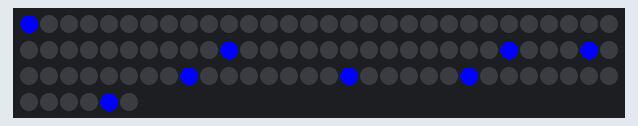
This sketch was run on a simulated Arduino Uno, built with avr-gcc and run on an emulated ATmega328P. On the bench: 96 RGB LEDs in strip order, left to right, continuing on the next row.

Above: at 0.09 s.
At 3.7 s:
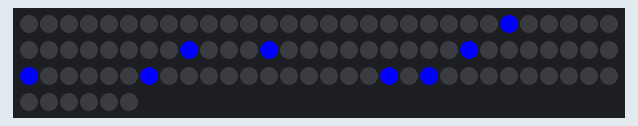
At 7.47 s:
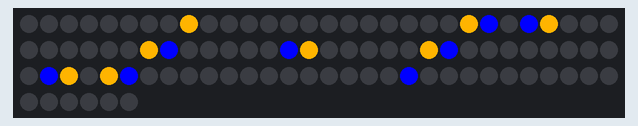
At 15.03 s:
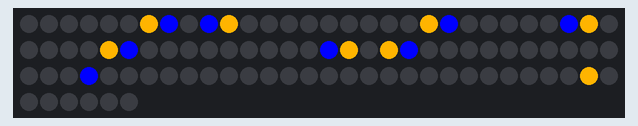
At 27.36 s:
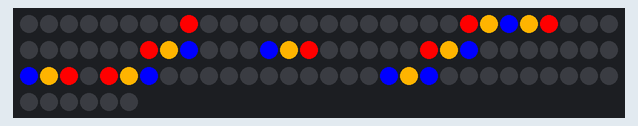
At 39.85 s:
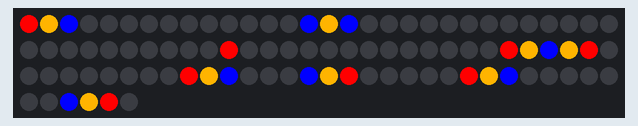

The sketch:

Spiral_sweep_BlueGoldRed.ino
```cpp
#include <FastLED.h>

#define DATA_PIN 10
#define NUM_STRIPS 12
#define LEDS_PER_STRIP 8
#define NUM_LEDS (NUM_STRIPS * LEDS_PER_STRIP)

CRGB leds[NUM_LEDS];

// ---------- Zig-Zag Mapping ----------
int getIndex(int angle, int radius) {

  if (angle % 2 == 0) {
    return angle * LEDS_PER_STRIP + radius;
  }
  else {
    return angle * LEDS_PER_STRIP + (LEDS_PER_STRIP - 1 - radius);
  }
}

uint8_t angle = 0;

unsigned long startTime;

void setup() {

  FastLED.addLeds<WS2812, DATA_PIN, GRB>(leds, NUM_LEDS);

  FastLED.clear();
  FastLED.show();

  startTime = millis();
}

void loop() {

  FastLED.clear();

  // ---------- BLUE HEAD ----------
  for(int i = 0; i < LEDS_PER_STRIP; i++) {

    int strip = angle - i;

    while(strip < 0)
      strip += NUM_STRIPS;

    strip %= NUM_STRIPS;

    leds[getIndex(strip, i)] = CRGB::Blue;
  }

  // ---------- GOLD TRAIL AFTER 5s ----------
  if(millis() - startTime > 5000) {

    for(int i = 0; i < LEDS_PER_STRIP; i++) {

      int strip = angle - i - 1;

      while(strip < 0)
        strip += NUM_STRIPS;

      strip %= NUM_STRIPS;

      leds[getIndex(strip, i)] = CRGB(255, 180, 0); // gold
    }
  }

  // ---------- RED TRAIL AFTER 15s ----------
  if(millis() - startTime > 15000) {

    for(int i = 0; i < LEDS_PER_STRIP; i++) {

      int strip = angle - i - 2;

      while(strip < 0)
        strip += NUM_STRIPS;

      strip %= NUM_STRIPS;

      leds[getIndex(strip, i)] = CRGB::Red;
    }
  }

  FastLED.show();

  delay(160);

  angle++;

  if(angle >= NUM_STRIPS)
    angle = 0;
}
```
